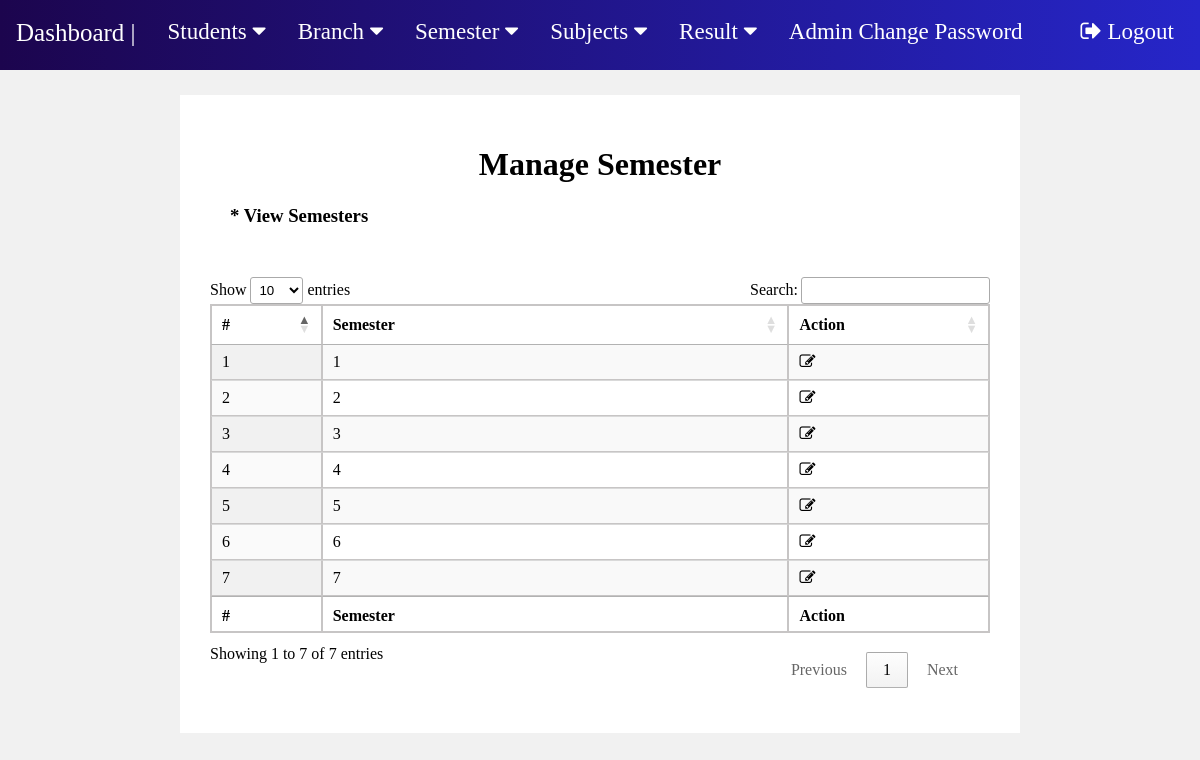
The page /manage-sem.php (signed in) on the database its author committed.
### tables this page shows
CREATE TABLE `semester` (
  `sem_id` int(9) NOT NULL,
  `semester` int(100) NOT NULL
);

### manage-sem.php (the view, shortened to what this page needs)
<?php
include "includes/connection.php";
?>
<!DOCTYPE html>
<html lang="en">
<head>
    <link rel="stylesheet" type="text/css" href="css/fp1.css?version=51">
	<link rel="stylesheet" href=
"https://cdn.datatables.net/1.10.22/css/jquery.dataTables.min.css" />
</head>
<body>
    <?php include "nav.php";?>
    <div class="m2">
        <h1 style="text-align:center;">Manage Semester</h1>
        <h3 style="margin : 20px; margin-bottom:50px">* View Semesters</h3>
        <table id="tableID" class="display" >
            <thead  >
                <tr >
                    <th >#</th>
                    <th style="width : 60%">Semester</th>
                    <th>Action</th>
                </tr>
            </thead>
            <tfoot>
                <tr>
                    <th >#</th>
                    <th style="width : 60%">Semester</th>
                    <th>Action</th>
                </tr>
            </tfoot>
            <tbody>
<?php
$sql = "SELECT semester.sem_id,semester.semester from semester";
$result = mysqli_query($conn, $sql);
$c = 1;
$num = mysqli_num_rows($result);
if($num > 0){
    while($row = mysqli_fetch_assoc($result)){
        ?>
        <tr>
            <td><?php echo $c;?></td>
            <td><?php echo $row['semester'];?></td>
            <td><a href="edit-semester.php?semid=<?php echo $row['sem_id'];?>"><i class="fa fa-edit" title="Edit Record"></i> </a></td>
        </tr>
        <?php
        $c++;
    }
}
?>
            </tbody>
        </table>
    </div>
</body>
</html>

### css/fp1.css (style rules this page uses)
body { background-color: rgb(241, 241, 241); margin: 0; }
table { border: 1px solid rgb(199, 197, 197); margin: auto auto; border-collapse: collapse; width: 95%; margin-bottom: 50px; }
th, td { border-collapse: collapse; padding: 8px; text-align: left; border: 1px solid rgb(199, 197, 197); border-collapse: collapse; }
th { text-align: left; }
a { text-decoration: none; color: black; }
.m2 { background-color:White; border: 30px solid white; margin : 25px auto; width: 65%; }

### rows shown on the page
semester: semester "1"
semester: semester "2"
semester: semester "3"
semester: semester "4"
semester: semester "5"
semester: semester "6"
semester: semester "7"
